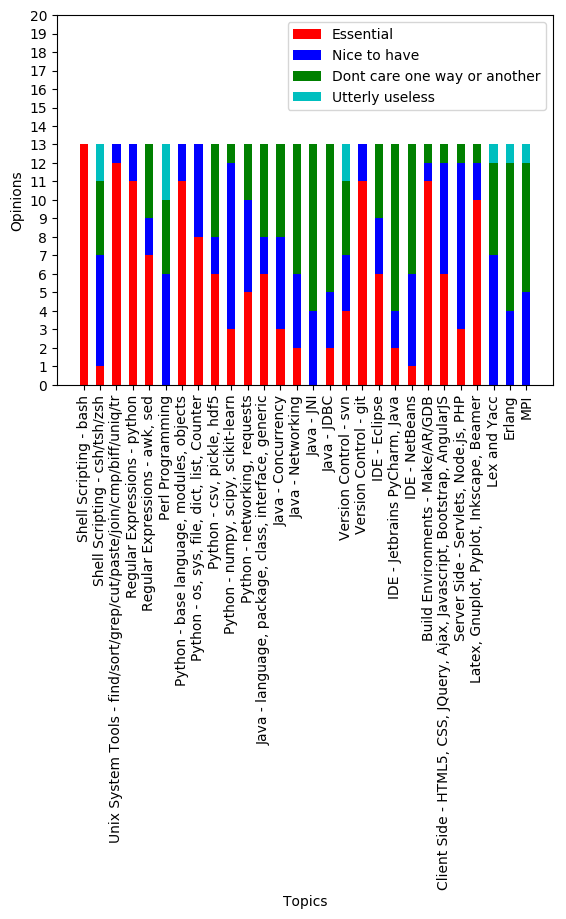

The script that saved this image:
import csv
import matplotlib.pyplot as plt
import numpy as np
r_li=[]
with open('survey_data.csv','r') as csvfile:
	filereader=csv.reader(csvfile)
	head=next(filereader)
	for i in range(len(head)-1):
		r_li.append([0,0,0,0])
	for row in filereader:
		m=row[0]
		row=row[1:]
		for i,j in enumerate(row):
			if j=='Essential':
				r_li[i][0]+=1;
			elif j=='Nice to have':
				r_li[i][1]+=1
			elif j=='Dont care one way or another':
				r_li[i][2]+=1
			elif j=='Utterly useless':
				r_li[i][3]+=1
			else:
				print("error at",m,i,j)


N=len(head)-1

ind = np.arange(N)

pl_list=[]
for i in range(len(r_li[0])):
	a=[]
	for j in (r_li):
		a.append(j[i])
	pl_list.append(a)

p1 = plt.bar(ind, pl_list[0],color='r')
p2 = plt.bar(ind, pl_list[1],bottom=pl_list[0],color='b')
p3 = plt.bar(ind, pl_list[2],bottom=np.array(pl_list[1])+np.array(pl_list[0]),color='g')
p4 = plt.bar(ind, pl_list[3],bottom=np.array(pl_list[1])+np.array(pl_list[0])\
 + np.array(pl_list[2]) , color='c')


topics=[]

for i in head[1:]:
	topics.append(i)

plt.xticks(ind, topics,rotation='vertical')
plt.legend((p1[0], p2[0],p3[0],p4[0]), ('Essential', 'Nice to have'\
	,'Dont care one way or another','Utterly useless'))
plt.ylabel('Opinions')
plt.xlabel('Topics')
plt.savefig('hists.png',bbox_inches='tight')
